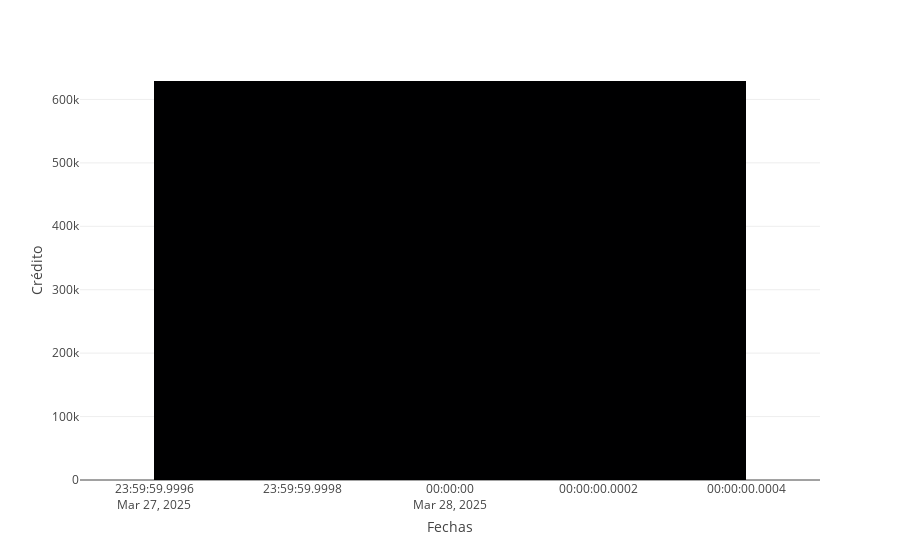

The cell this chart's notebook holds for it:
### Code cell
d=o.df.query("Código == ' PE'")
import plotly.express as px
px.bar(d, x="Fechas", y="Crédito")

### Figure 1 — Plotly figure (JSON) as saved in the notebook; plotly's stock layout.template omitted (floating-point values rounded to 4 significant figures)
{"data": [{"alignmentgroup": "True", "hovertemplate": "Fechas=%{x}<br>Crédito=%{y}<extra></extra>", "legendgroup": "", "marker": {"color": "#000001", "pattern": {"shape": ""}}, "name": "", "offsetgroup": "", "orientation": "v", "showlegend": false, "textposition": "auto", "type": "bar", "x": ["2025-03-28T00:00:00"], "xaxis": "x", "y": [629100.0], "yaxis": "y"}], "layout": {"barmode": "relative", "legend": {"tracegroupgap": 0}, "margin": {"t": 60}, "xaxis": {"anchor": "y", "domain": [0, 1], "title": {"text": "Fechas"}}, "yaxis": {"anchor": "x", "domain": [0, 1], "title": {"text": "Crédito"}}}}
